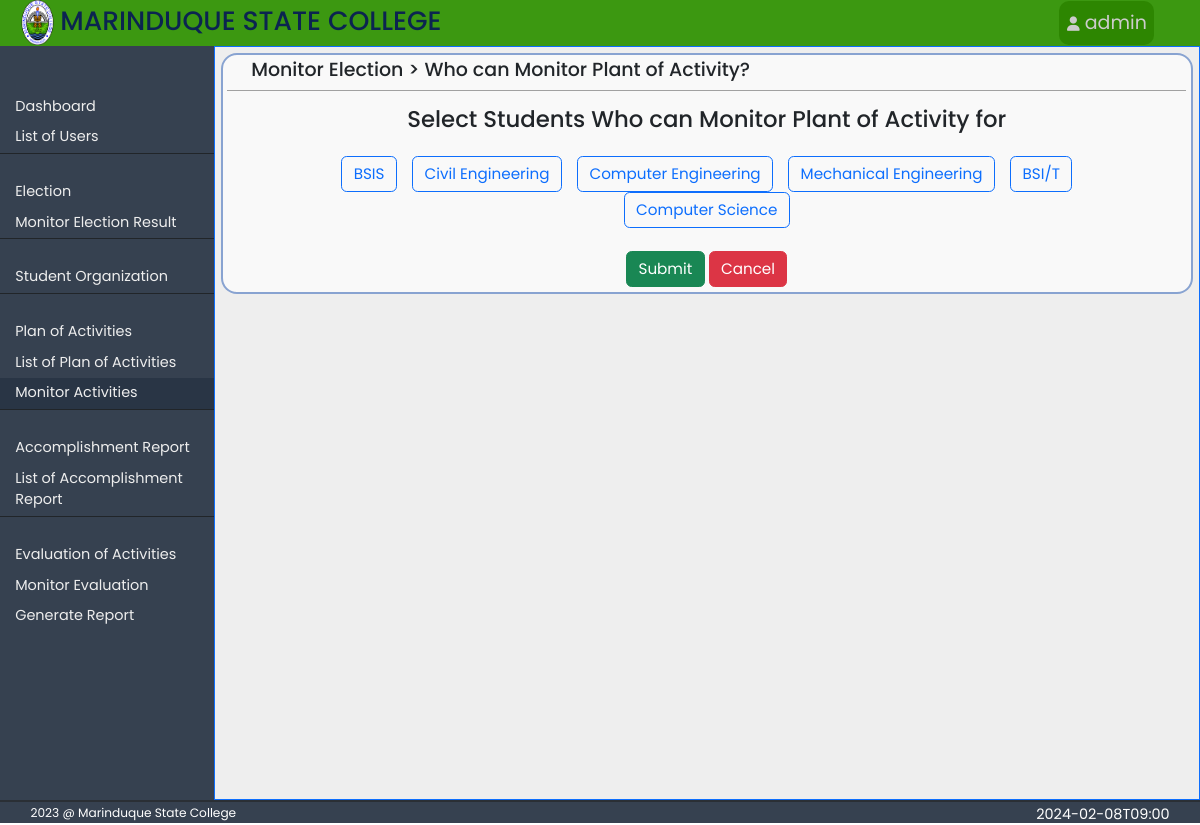
/admin/admin-who-can-monitor-activities.php (signed in), run on an earlier commit of the app's database.
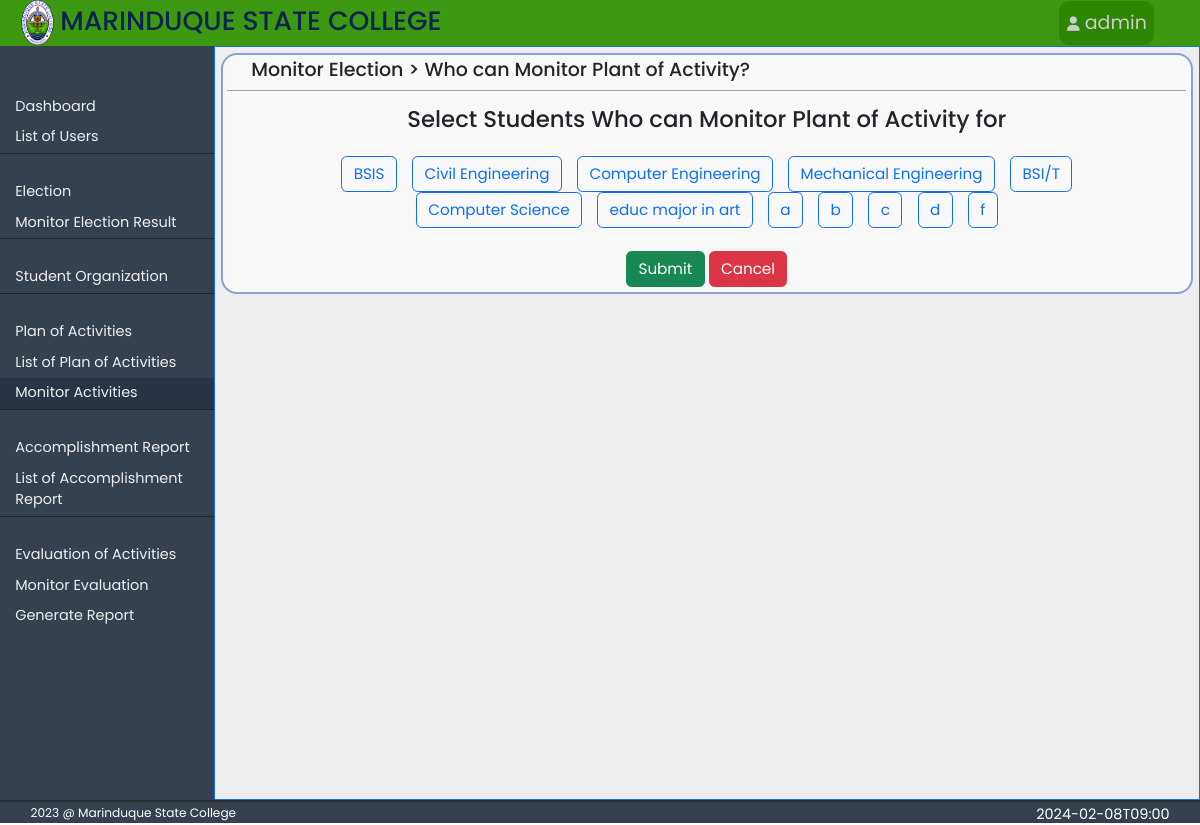
And on a later commit of the database.
### tables this page shows
CREATE TABLE `courses` (
  `id` int(11) NOT NULL,
  `course` varchar(50) NOT NULL
);

### classes/database.php (called while the page is built, shortened)
<?php
class database
{
  private $servername = 'localhost';
  private $username = 'root';
  private $password = '';
  private $dbname = 'etrack';
  public $mysqli = '';
  public function __construct()
  {
    $this->mysqli = new mysqli($this->servername, $this->username, $this->password, $this->dbname);
  }
  public function select($table, $rows = '*', $where = array(), $operator = 'AND')
  {
    if (empty($where)) {
      $sql = "SELECT $rows FROM $table";
      return $this->mysqli->query($sql);
    }
    $args = array();
    foreach ($where as $key => $value) {
      if (is_int($value)) {
        $args[] = "$key = $value";
      } else {
        $args[] = "$key = '$value'";
      }
    }
    $sql = "SELECT $rows FROM $table WHERE " . implode(" $operator ", $args);
    return $this->mysqli->query($sql);
  }
}

### admin/admin-who-can-monitor-activities.php (the view, shortened to what this page needs)
<?php
include "../classes/database.php";
$admin = new database();
?>
<!DOCTYPE html>
<html lang="en">
<head>
  <link rel="stylesheet" href="../css/bootstrap/bootstrap.css?<?php echo time(); ?>">
  <link rel="stylesheet" href="../css/admin.css?<?php echo time(); ?>">
</head>
<body>
  <div class="body">
    <div class="header bg-green-1">
      <div class="d-flex align-items-center"><img class="header-logo" src="../images/msc_logo.png" alt="msc logo">
        <h3 class=" header-texts">MARINDUQUE STATE COLLEGE</h3>
      </div>
      <div class="dropdown">
        <button class="dropbtn"><i class="fa-solid fa-user"></i> <?php User::printSession('admin-username'); ?></button>
      </div>
    </div>
    <div class="page-content">
      <?php
        require 'admin-navigations.php';
       ?>
      <div class="content border border-primary">
        <div class="content-container">
          <div class="content-header">
            <h5>Monitor Election > Who can Monitor Plant of Activity?</h5>
          </div>
          <h4 class="text-center">Select Students Who can Monitor Plant of Activity for <?php User::printGet('studentOrg'); ?></h4>
          <form method="post" role="group" aria-label="Basic checkbox toggle button group">
          <div  class="d-flex justify-content-center mt-4" style="padding: 0 4vw; flex-wrap: wrap;" >
            <?php
              $course = $admin->select('courses', '*');
              while ($row = mysqli_fetch_assoc($course)) {
            ?>
              <label class="btn btn-outline-primary mx-2" for="<?php echo $row['course']; ?>"><?php echo $row['course']; ?></label>
            <?php } ?>
          </div>
            <div class="text-center mt-4">
              <input class="btn btn-success" type="submit" name="submit" value="Submit">
              <a class="btn btn-danger" href="admin-monitor-plan-of-activities.php?activeStudentOrg=<?php User::printGet('studentOrg') ?>">Cancel</a>
            </div>
          </form>
        </div>
      </div>
    </div>
  </div>
  <?php
    require 'admin-footer.php';
  ?>
</body>
</html>

What changed in the data, as far as the page shows it:
added courses: course "educ major in art"
added courses: course "a"
added courses: course "b"
added courses: course "c"
added courses: course "d"
added courses: course "f"
